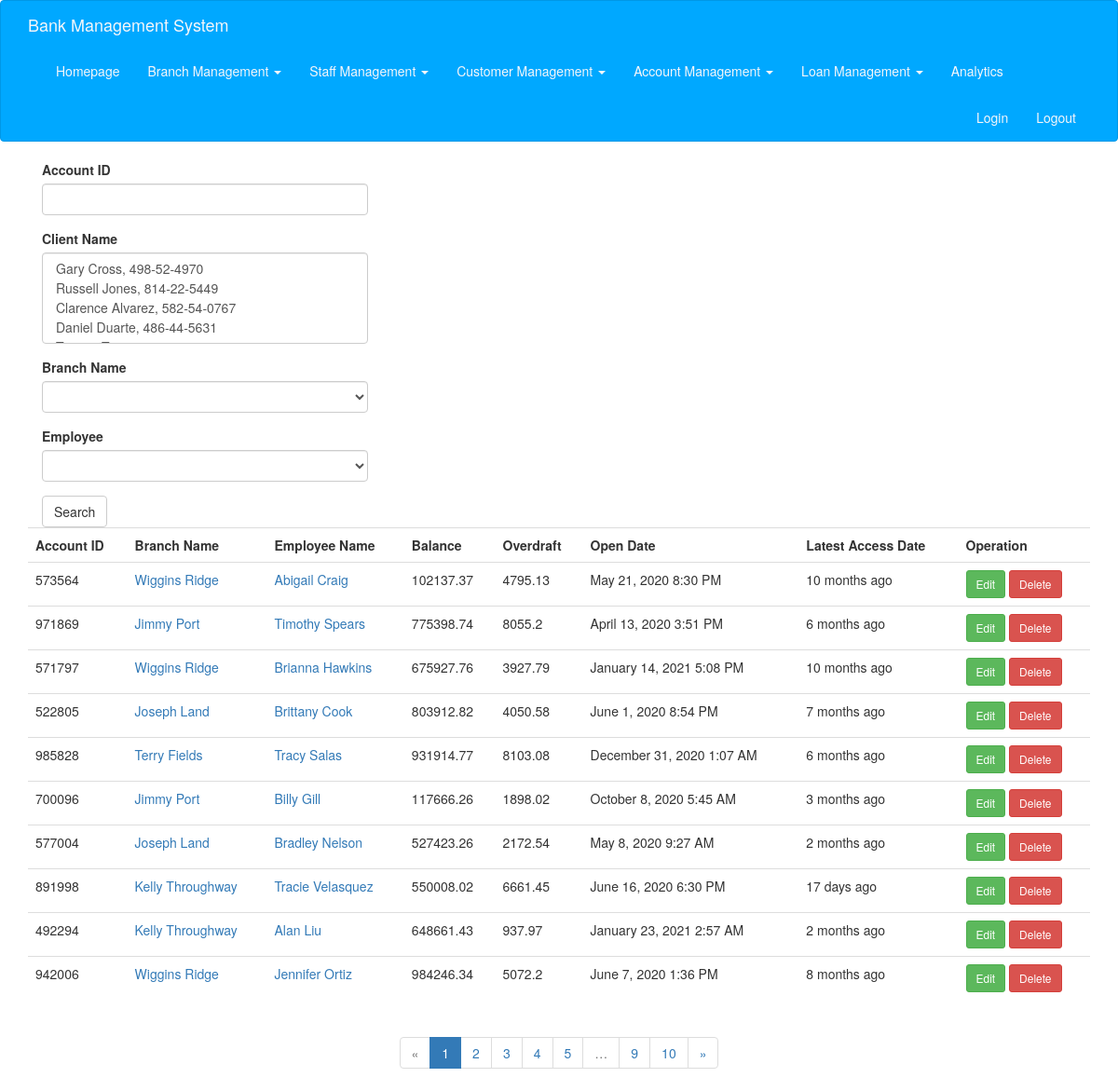
The app's page /check_account, older data.
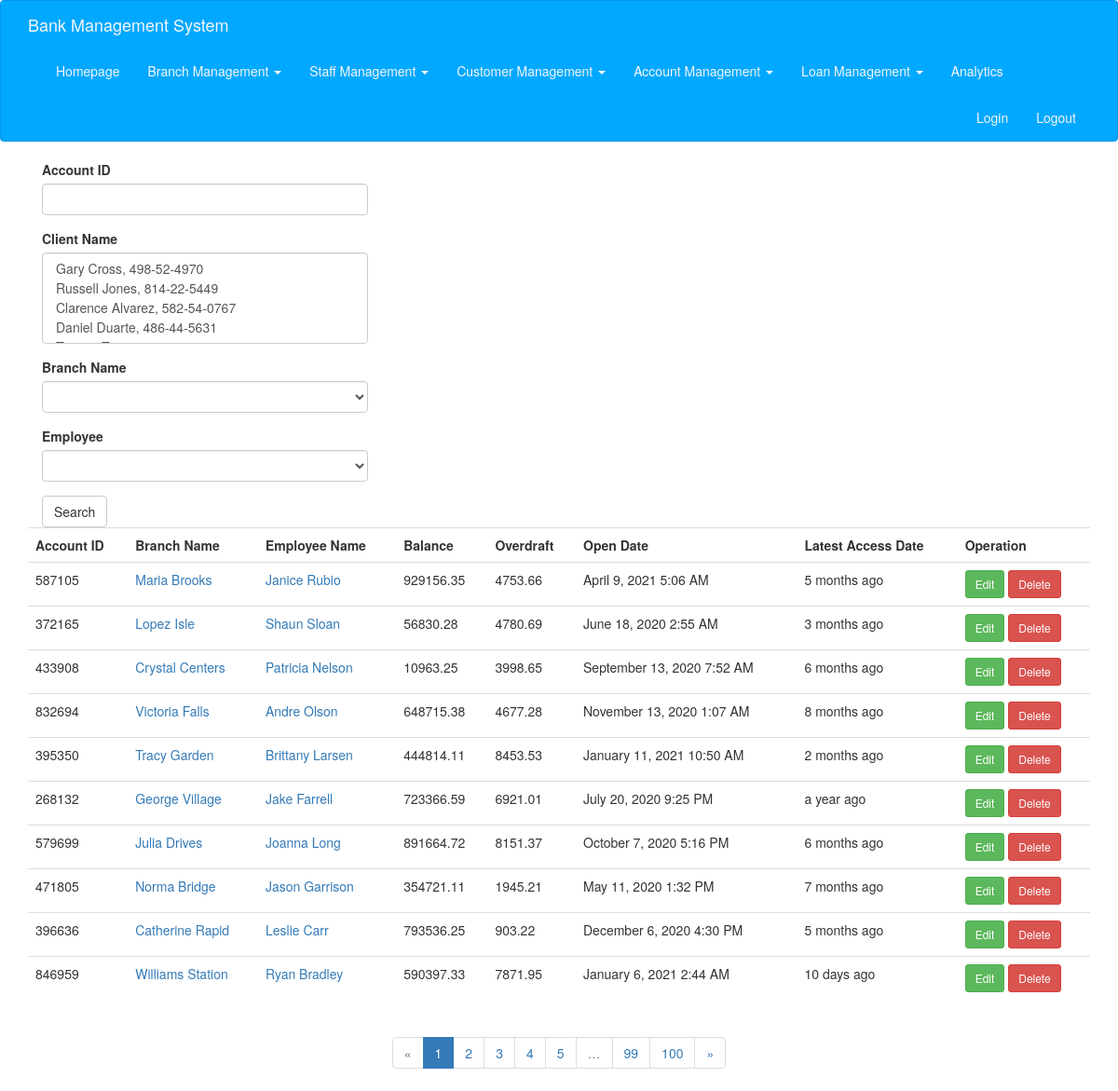
The same page, newer data.
### app/models.py (models this page shows, shortened)
class CheckAccount(db.Model):
    __tablename__ = 'checks'
    id = db.Column(db.String(20), primary_key=True)
    branch_name = db.Column(db.String(100), db.ForeignKey('branches.name'))
    employee_id = db.Column(db.String(20), db.ForeignKey('employees.id'))
    balance = db.Column(db.Float)
    open_date = db.Column(db.DateTime, default=datetime.utcnow)
    over_draft = db.Column(db.Float)
    last_access_date = db.Column(db.DateTime, default=datetime.utcnow)
    clients = db.relationship(
        'ClientCheck',
        foreign_keys=[ClientCheck.check_id],
        backref=db.backref('check_account', lazy='joined'),
        lazy='dynamic',
        cascade='all, delete-orphan'
    )

class Branch(db.Model):
    __tablename__ = 'branches'
    name = db.Column(db.String(100), primary_key=True)
    city = db.Column(db.String(20))
    asset = db.Column(db.Integer)
    employees = db.relationship('Employee', backref='branch', lazy='dynamic')
    loans = db.relationship('Loan', backref='branch', lazy='dynamic')
    saving_accounts = db.relationship(
        'SavingAccount', backref='branch', lazy='dynamic')
    check_accounts = db.relationship(
        'CheckAccount', backref='branch', lazy='dynamic')

class Employee(db.Model):
    __tablename__ = 'employees'
    id = db.Column(db.String(20), primary_key=True)
    branch_name = db.Column(db.String(100), db.ForeignKey('branches.name'))
    name = db.Column(db.String(20))
    phone = db.Column(db.String(15))
    address = db.Column(db.String(256))
    enroll_date = db.Column(db.Date, default=date.today())
    saving_accounts_managed = db.relationship(
        'SavingAccount', backref='employee', lazy='dynamic')
    check_accounts_managed = db.relationship(
        'CheckAccount', backref='employee', lazy='dynamic')
    loans_managed = db.relationship('Loan', backref='employee', lazy='dynamic')

### app/main/views.py (the view, shortened to what this page needs)
@main.route('/check_account', methods=['GET', 'POST'])
def check_account():
    form = CheckAccountSearchForm()
    query = CheckAccount.query
    search_ca_id = request.cookies.get('search_ca_id', '')
    search_ca_branch_name = request.cookies.get('search_ca_branch_name', '')
    search_ca_employee_id = request.cookies.get('search_ca_employee_id', '')
    search_ca_clients = request.cookies.get('search_ca_clients', '')
    if search_ca_clients != '':
        search_ca_clients = search_ca_clients.split(',')
    else:
        search_ca_clients = []
    if search_ca_id != '':
        query = query.filter_by(id=search_ca_id)
        form.id.data = search_ca_id
    if search_ca_branch_name != '':
        query = query.filter_by(branch_name=search_ca_branch_name)
        form.branch_name.data = search_ca_branch_name
    if search_ca_employee_id != '':
        query = query.filter_by(employee_id=search_ca_employee_id)
        form.employee_id.data = search_ca_employee_id
    if search_ca_clients != []:
        for c_id in search_ca_clients:
            query = query.filter(CheckAccount.clients.any(client_id=c_id))
        form.clients.data = search_ca_clients
    page = request.args.get('page', 1, type=int)
    pagination = query.paginate(
        page, per_page=current_app.config['ITEMS_PER_PAGE'], error_out=False)
    check_accounts = pagination.items
    return render_template('check_account.html', form=form, check_accounts=check_accounts, pagination=pagination)

### app/main/forms.py
class CheckAccountSearchForm(FlaskForm):
    id = StringField("Account ID", validators=[])
    clients = SelectMultipleField("Client Name", validators=[])
    branch_name = SelectField('Branch Name')
    employee_id = SelectField('Employee')
    submit = SubmitField("Search")
    def __init__(self, *args, **kwargs):
        super(CheckAccountSearchForm, self).__init__(*args, **kwargs)
        self.branch_name.choices = [('', '')]
        self.branch_name.choices.extend([(branch.name, branch.name)
                             for branch in Branch.query.all()])
        self.clients.choices = [(client.id, client.name + ', ' + client.id)
                             for client in Client.query.all()]
        self.employee_id.choices = [('', '')]
        self.employee_id.choices.extend([(employee.id, employee.name + ', ' + employee.id)
                             for employee in Employee.query.all()])

### app/templates/check_account.html (shortened to what this page needs)
{% extends "base.html" %}
{% import "bootstrap/wtf.html" as wtf %}
{% import "_macros.html" as macros %}
{% block page_content %}
<div class="col-md-4">
    {{ wtf.quick_form(form) }}
</div>
{% include '_check_account.html' %}
{% if pagination %}
<div class="pagination">
    {{ macros.pagination_widget(pagination, '.check_account') }}
</div>
{% endif %}
{% endblock %}

### app/templates/_check_account.html
<table class="table table-hover">
    <tr>
        <th>Account ID</th>
        <th>Branch Name</th>
        <th>Employee Name</th>
        <th>Balance</th>
        <th>Overdraft</th>
        <th>Open Date</th>
        <th>Latest Access Date</th>
        <th>Operation</th>
    </tr>
    {% for a in check_accounts %}
    <tr>
        <td>{{ a.id }}</td>
        <td><a href="{{ url_for('main.branch_edit', branch_name=a.branch.name) }}">{{ a.branch.name }}</a></td>
        <td><a href="{{ url_for('main.employee_edit', employee_id=a.employee.id) }}">{{ a.employee.name }}</a></td>
        <td>{{ a.balance }}</td>
        <td>{{ a.over_draft }}</td>
        <td>{{ moment(a.open_date).format('LLL') }} </td>
        <td>{{ moment(a.last_access_date).fromNow() }} </td>
        <td>
                <a class="btn btn-success btn-sm" type="buttoon" href="{{ url_for('main.check_account_edit', account_id=a.id) }}">Edit</a>
                <a class="btn btn-danger btn-sm" type="button" href="{{ url_for('main.check_account_delete', account_id=a.id) }}">Delete</a>
        </td>
    </tr>
    {% endfor %}
</table>

Row changes from the older to the newer data that the page shows:
removed CheckAccount: id "573564", branch.name "Wiggins Ridge", employee.name "Abigail Craig", balance "102137.37", over_draft "4795.13", open_date "May 21, 2020 8:30 PM", last_access_date "10 months ago"
removed CheckAccount: id "971869", branch.name "Jimmy Port", employee.name "Timothy Spears", balance "775398.74", over_draft "8055.2", open_date "April 13, 2020 3:51 PM", last_access_date "6 months ago"
removed CheckAccount: id "571797", branch.name "Wiggins Ridge", employee.name "Brianna Hawkins", balance "675927.76", over_draft "3927.79", open_date "January 14, 2021 5:08 PM", last_access_date "10 months ago"
removed CheckAccount: id "522805", branch.name "Joseph Land", employee.name "Brittany Cook", balance "803912.82", over_draft "4050.58", open_date "June 1, 2020 8:54 PM", last_access_date "7 months ago"
removed CheckAccount: id "985828", branch.name "Terry Fields", employee.name "Tracy Salas", balance "931914.77", over_draft "8103.08", open_date "December 31, 2020 1:07 AM", last_access_date "6 months ago"
removed CheckAccount: id "700096", branch.name "Jimmy Port", employee.name "Billy Gill", balance "117666.26", over_draft "1898.02", open_date "October 8, 2020 5:45 AM", last_access_date "3 months ago"
removed CheckAccount: id "577004", branch.name "Joseph Land", employee.name "Bradley Nelson", balance "527423.26", over_draft "2172.54", open_date "May 8, 2020 9:27 AM", last_access_date "2 months ago"
removed CheckAccount: id "891998", branch.name "Kelly Throughway", employee.name "Tracie Velasquez", balance "550008.02", over_draft "6661.45", open_date "June 16, 2020 6:30 PM", last_access_date "17 days ago"
removed CheckAccount: id "492294", branch.name "Kelly Throughway", employee.name "Alan Liu", balance "648661.43", over_draft "937.97", open_date "January 23, 2021 2:57 AM", last_access_date "2 months ago"
removed CheckAccount: id "942006", branch.name "Wiggins Ridge", employee.name "Jennifer Ortiz", balance "984246.34", over_draft "5072.2", open_date "June 7, 2020 1:36 PM", last_access_date "8 months ago"
added CheckAccount: id "587105", branch.name "Maria Brooks", employee.name "Janice Rubio", balance "929156.35", over_draft "4753.66", open_date "April 9, 2021 5:06 AM", last_access_date "5 months ago"
added CheckAccount: id "372165", branch.name "Lopez Isle", employee.name "Shaun Sloan", balance "56830.28", over_draft "4780.69", open_date "June 18, 2020 2:55 AM", last_access_date "3 months ago"
added CheckAccount: id "433908", branch.name "Crystal Centers", employee.name "Patricia Nelson", balance "10963.25", over_draft "3998.65", open_date "September 13, 2020 7:52 AM", last_access_date "6 months ago"
added CheckAccount: id "832694", branch.name "Victoria Falls", employee.name "Andre Olson", balance "648715.38", over_draft "4677.28", open_date "November 13, 2020 1:07 AM", last_access_date "8 months ago"
added CheckAccount: id "395350", branch.name "Tracy Garden", employee.name "Brittany Larsen", balance "444814.11", over_draft "8453.53", open_date "January 11, 2021 10:50 AM", last_access_date "2 months ago"
added CheckAccount: id "268132", branch.name "George Village", employee.name "Jake Farrell", balance "723366.59", over_draft "6921.01", open_date "July 20, 2020 9:25 PM", last_access_date "a year ago"
added CheckAccount: id "579699", branch.name "Julia Drives", employee.name "Joanna Long", balance "891664.72", over_draft "8151.37", open_date "October 7, 2020 5:16 PM", last_access_date "6 months ago"
added CheckAccount: id "471805", branch.name "Norma Bridge", employee.name "Jason Garrison", balance "354721.11", over_draft "1945.21", open_date "May 11, 2020 1:32 PM", last_access_date "7 months ago"
added CheckAccount: id "396636", branch.name "Catherine Rapid", employee.name "Leslie Carr", balance "793536.25", over_draft "903.22", open_date "December 6, 2020 4:30 PM", last_access_date "5 months ago"
added CheckAccount: id "846959", branch.name "Williams Station", employee.name "Ryan Bradley", balance "590397.33", over_draft "7871.95", open_date "January 6, 2021 2:44 AM", last_access_date "10 days ago"
Text that changed along with them:
new list line: "99"
new list line: "100"
list line gone: "9"
list line gone: "10"
